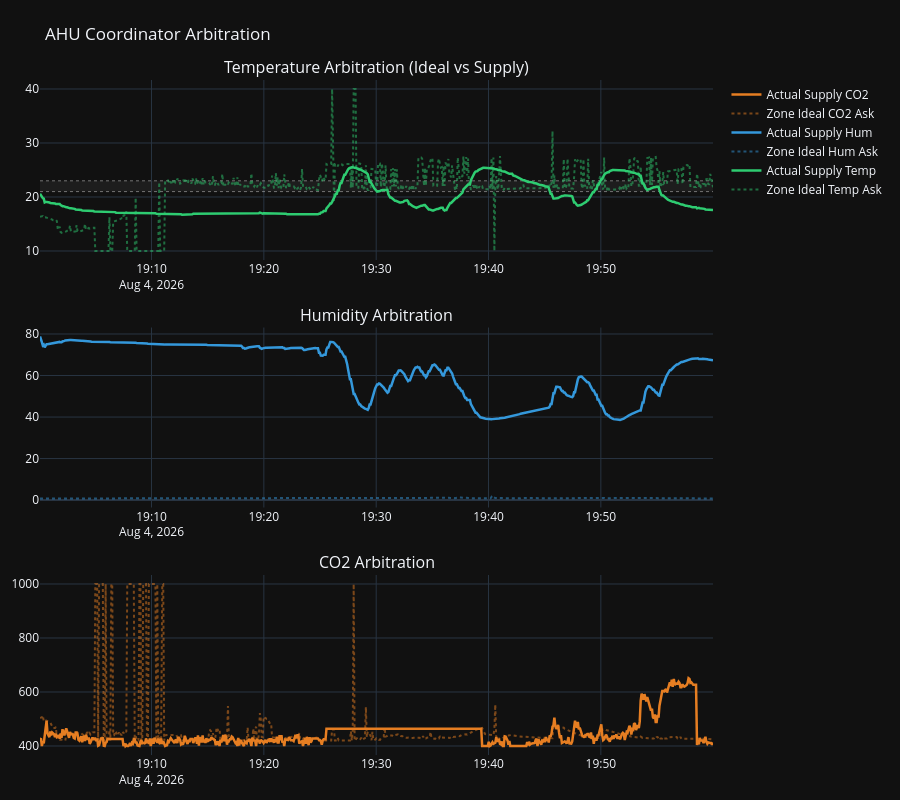

The notebook cell saved with this chart:
### Code cell
# ==========================================
# View 2: AHU Coordinator
# ==========================================
fig2 = make_subplots(
    rows=3, cols=1,
    subplot_titles=["Temperature Arbitration (Ideal vs Supply)", "Humidity Arbitration", "CO2 Arbitration"],
    vertical_spacing=0.1
)

# 2.1 Temp
add_comfort_band(fig2, 1, 1, time_arr, T_MIN, T_MAX)
fig2.add_trace(go.Scatter(x=time_arr, y=df['zone_ideal_temp'], name="Zone Ideal Temp Ask", line=dict(color=hex_to_rgba(COLORS['Cool_SP'], 0.5), width=2, dash='dot')), row=1, col=1)
fig2.add_trace(go.Scatter(x=time_arr, y=df['supply_t'], name="Actual Supply Temp", line=dict(color=COLORS['Cool_SP'], width=2.5)), row=1, col=1)

# 2.2 Humidity
fig2.add_trace(go.Scatter(x=time_arr, y=df['zone_ideal_hum'] * 100 if df['zone_ideal_hum'].max() <= 1.0 else df['zone_ideal_hum'], name="Zone Ideal Hum Ask", line=dict(color=hex_to_rgba(COLORS['Hum'], 0.5), width=2, dash='dot')), row=2, col=1)
fig2.add_trace(go.Scatter(x=time_arr, y=df['supply_h'], name="Actual Supply Hum", line=dict(color=COLORS['Hum'], width=2.5)), row=2, col=1)

# 2.3 CO2
fig2.add_trace(go.Scatter(x=time_arr, y=df['zone_ideal_co2'], name="Zone Ideal CO2 Ask", line=dict(color=hex_to_rgba(COLORS['CO2'], 0.5), width=2, dash='dot')), row=3, col=1)
fig2.add_trace(go.Scatter(x=time_arr, y=df['supply_c'], name="Actual Supply CO2", line=dict(color=COLORS['CO2'], width=2.5)), row=3, col=1)

fig2.update_layout(
    height=800, template="plotly_dark", title_text="AHU Coordinator Arbitration",
    margin=dict(l=30, r=30, t=80, b=30),
)

fig2.show()

### Figure 1 — Plotly figure (JSON) as saved in the notebook; plotly's stock layout.template omitted (floating-point values rounded to 4 significant figures; data arrays with more than 128 entries replaced by an {"elided": "..."} marker saying what was removed)
{"data": [{"hoverinfo": "skip", "line": {"color": "rgba(255,255,255,0.4)", "dash": "dot", "width": 1}, "showlegend": false, "type": "scatter", "x": {"elided": "1434 str values"}, "xaxis": "x", "y": {"elided": "1434 int values"}, "yaxis": "y"}, {"fill": "tonexty", "fillcolor": "rgba(255,255,255,0.05)", "hoverinfo": "skip", "line": {"color": "rgba(255,255,255,0.4)", "dash": "dot", "width": 1}, "showlegend": false, "type": "scatter", "x": {"elided": "1434 str values"}, "xaxis": "x", "y": {"elided": "1434 int values"}, "yaxis": "y"}, {"line": {"color": "rgba(46, 204, 113, 0.5)", "dash": "dot", "width": 2}, "name": "Zone Ideal Temp Ask", "type": "scatter", "x": {"elided": "1434 str values"}, "xaxis": "x", "y": {"elided": "1434 float values"}, "yaxis": "y"}, {"line": {"color": "#2ecc71", "width": 2.5}, "name": "Actual Supply Temp", "type": "scatter", "x": {"elided": "1434 str values"}, "xaxis": "x", "y": {"elided": "1434 float values"}, "yaxis": "y"}, {"line": {"color": "rgba(52, 152, 219, 0.5)", "dash": "dot", "width": 2}, "name": "Zone Ideal Hum Ask", "type": "scatter", "x": {"elided": "1434 str values"}, "xaxis": "x2", "y": {"elided": "1434 float values"}, "yaxis": "y2"}, {"line": {"color": "#3498db", "width": 2.5}, "name": "Actual Supply Hum", "type": "scatter", "x": {"elided": "1434 str values"}, "xaxis": "x2", "y": {"elided": "1434 float values"}, "yaxis": "y2"}, {"line": {"color": "rgba(230, 126, 34, 0.5)", "dash": "dot", "width": 2}, "name": "Zone Ideal CO2 Ask", "type": "scatter", "x": {"elided": "1434 str values"}, "xaxis": "x3", "y": {"elided": "1434 float values"}, "yaxis": "y3"}, {"line": {"color": "#e67e22", "width": 2.5}, "name": "Actual Supply CO2", "type": "scatter", "x": {"elided": "1434 str values"}, "xaxis": "x3", "y": {"elided": "1434 float values"}, "yaxis": "y3"}], "layout": {"annotations": [{"font": {"size": 16}, "showarrow": false, "text": "Temperature Arbitration (Ideal vs Supply)", "x": 0.5, "xanchor": "center", "xref": "paper", "y": 1, "yanchor": "bottom", "yref": "paper"}, {"font": {"size": 16}, "showarrow": false, "text": "Humidity Arbitration", "x": 0.5, "xanchor": "center", "xref": "paper", "y": 0.6333, "yanchor": "bottom", "yref": "paper"}, {"font": {"size": 16}, "showarrow": false, "text": "CO2 Arbitration", "x": 0.5, "xanchor": "center", "xref": "paper", "y": 0.2667, "yanchor": "bottom", "yref": "paper"}], "height": 800, "margin": {"b": 30, "l": 30, "r": 30, "t": 80}, "title": {"text": "AHU Coordinator Arbitration"}, "xaxis": {"anchor": "y", "domain": [0, 1]}, "xaxis2": {"anchor": "y2", "domain": [0, 1]}, "xaxis3": {"anchor": "y3", "domain": [0, 1]}, "yaxis": {"anchor": "x", "domain": [0.7333, 1]}, "yaxis2": {"anchor": "x2", "domain": [0.3667, 0.6333]}, "yaxis3": {"anchor": "x3", "domain": [0, 0.2667]}}}
